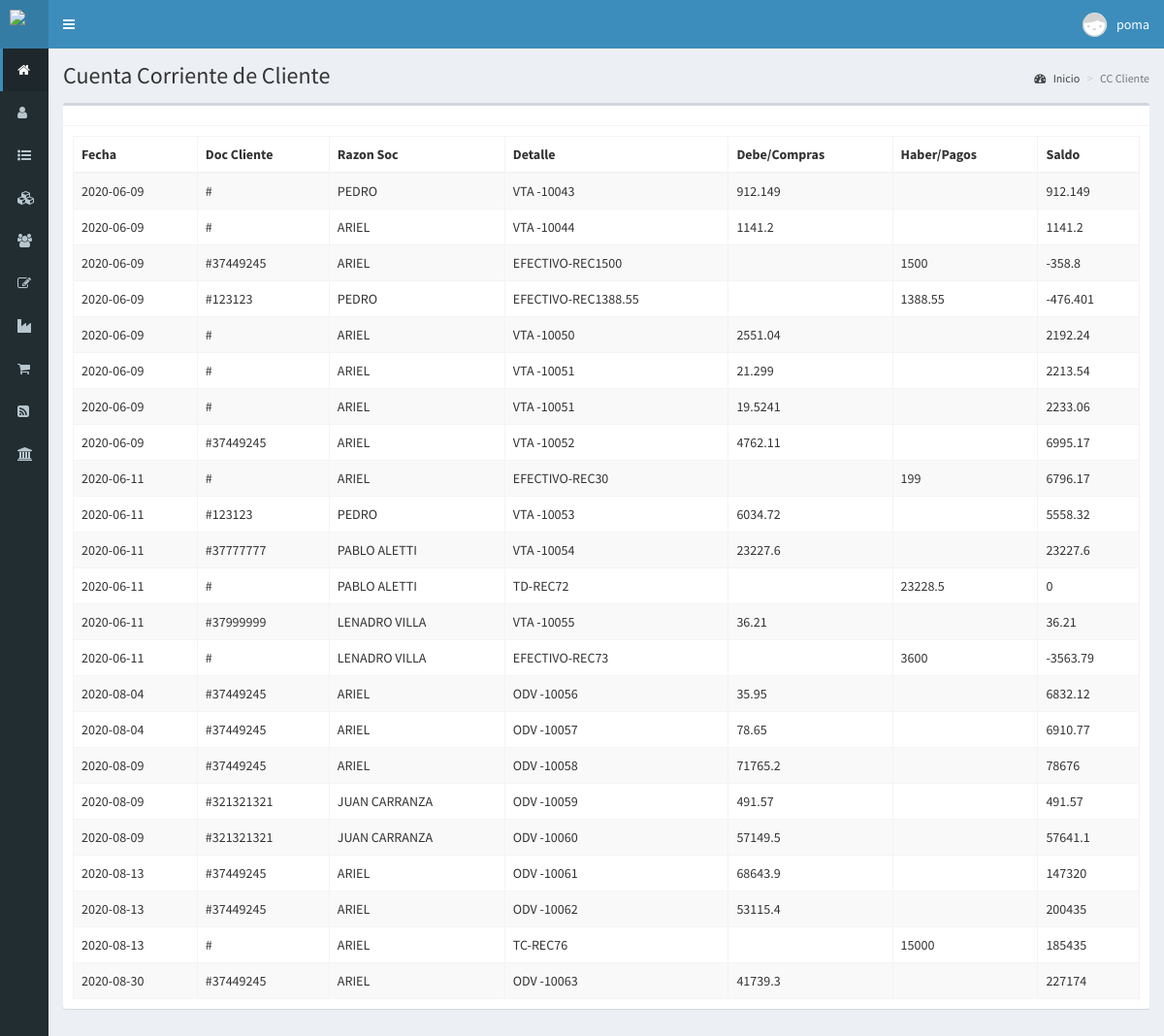
Screenshot of /cc-cliente (signed in) with the database file from the repository.
### tables this page shows
CREATE TABLE IF NOT EXISTS `cccliente` (
  `ccc_id` int(11) NOT NULL AUTO_INCREMENT,
  `ccc_id_cliente` int(11) DEFAULT NULL,
  `ccc_fecha_mov` date DEFAULT NULL,
  `ccc_doc_cliente` bigint(11) DEFAULT NULL,
  `ccc_razonsoc` text NOT NULL,
  `ccc_detalle` text NOT NULL,
  `ccc_debe` float DEFAULT NULL,
  `ccc_haber` float DEFAULT NULL,
  `ccc_saldo` float DEFAULT NULL,
  PRIMARY KEY (`ccc_id`)
);

### controladores/plantilla.controlador.php (called while the page is built)
<?php
class ControladorPlantilla{
	static public function ctrPlantilla(){
		include "vistas/plantilla.php";
	}
}

### index.php (called while the page is built, shortened)
<?php
require_once "controladores/plantilla.controlador.php";
require_once "controladores/cobranzaclientes.controlador.php";
require_once "controladores/cccliente.controlador.php";
require_once "controladores/actmasivo.controlador.php";
require_once "modelos/cccliente.modelo.php";
$plantilla = new ControladorPlantilla();
$plantilla -> ctrPlantilla();

### controladores/cccliente.controlador.php (called while the page is built)
<?php
class ControladorCCCliente{
	static public function ctrMostrarCCCliente($item, $valor){
		$tabla = "cccliente";
		$respuesta = ModeloCCCliente::mdlMostrarCCCliente($tabla, $item, $valor);
		return $respuesta;
	}
}

### modelos/conexion.php (called while the page is built)
<?php
class Conexion{
	static public function conectar(){
		$link = new PDO("mysql:host=localhost;dbname=herrero_test",
			            "poma",
			            "Pomadb1994*");
		$link->exec("set names utf8");
		return $link;
	}
}

### modelos/cccliente.modelo.php (called while the page is built, shortened)
<?php
require_once "conexion.php";
class ModeloCCCliente{
	static public function mdlMostrarCCCliente($tabla, $item, $valor){
		if($item != null){
			$stmt = Conexion::conectar()->prepare("SELECT * FROM $tabla WHERE $item = :$item");
			$stmt -> bindParam(":".$item, $valor, PDO::PARAM_STR);
			$stmt -> execute();
			return $stmt -> fetchAll();
		}else{
			$stmt = Conexion::conectar()->prepare("SELECT * FROM $tabla");
			$stmt -> execute();
			return $stmt -> fetchAll();
		}
	}
}

### vistas/modulos/cc-cliente.php (the view, shortened to what this page needs)
<div class="content-wrapper">
  <section class="content-header">
    <h1>
      Cuenta Corriente de Cliente
    </h1>
    <ol class="breadcrumb">
      <li><a href="inicio"><i class="fa fa-dashboard"></i> Inicio</a></li>
      <li class="active">CC Cliente</li>
    </ol>
  </section>
  <section class="content">
    <div class="box">
      <div class="box-header with-border">
      </div>
      <div class="box-body">
       <table class="table table-bordered table-striped dt-responsive tablas" width="100%">
        <thead>
         <tr>
           <th>Fecha</th>
           <th>Doc Cliente</th>
           <th>Razon Soc</th>
           <th>Detalle</th>
           <th>Debe/Compras</th>
           <th>Haber/Pagos</th>
           <th>Saldo</th>
         </tr>
        </thead>
        <tbody>
        <?php
          $item = null;
          $valor = null;
          $movs = ControladorCCCliente::ctrMostrarCCCliente($item, $valor);
          foreach ($movs as $key => $value) {
            echo ' <tr>
                    <td class="text-uppercase">'.$value["ccc_fecha_mov"].'</td>
                    <td class="text-uppercase">#'.$value["ccc_doc_cliente"].'</td>
                    <td class="text-uppercase">'.$value["ccc_razonsoc"].'</td>
                    <td class="text-uppercase">'.$value["ccc_detalle"].'</td>
                    <td class="text-uppercase">'.$value["ccc_debe"].'</td>
                    <td class="text-uppercase">'.$value["ccc_haber"].'</td>
                    <td class="text-uppercase">'.$value["ccc_saldo"].'</td>
                  </tr>';
          }
        ?>
        </tbody>
       </table>
      </div>
    </div>
  </section>
</div>

### rows the page displays
cccliente: ccc_fecha_mov "2020-06-09", ccc_razonsoc "PEDRO", ccc_detalle "VTA -10043", ccc_debe "912.149", ccc_saldo "912.149"
cccliente: ccc_fecha_mov "2020-06-09", ccc_razonsoc "ARIEL", ccc_detalle "VTA -10044", ccc_debe "1141.2", ccc_saldo "1141.2"
cccliente: ccc_fecha_mov "2020-06-09", ccc_doc_cliente "37449245", ccc_razonsoc "ARIEL", ccc_detalle "EFECTIVO-REC1500", ccc_haber "1500", ccc_saldo "-358.8"
cccliente: ccc_fecha_mov "2020-06-09", ccc_doc_cliente "123123", ccc_razonsoc "PEDRO", ccc_detalle "EFECTIVO-REC1388.55", ccc_haber "1388.55", ccc_saldo "-476.401"
cccliente: ccc_fecha_mov "2020-06-09", ccc_razonsoc "ARIEL", ccc_detalle "VTA -10050", ccc_debe "2551.04", ccc_saldo "2192.24"
cccliente: ccc_fecha_mov "2020-06-09", ccc_razonsoc "ARIEL", ccc_detalle "VTA -10051", ccc_debe "21.299", ccc_saldo "2213.54"
cccliente: ccc_fecha_mov "2020-06-09", ccc_razonsoc "ARIEL", ccc_detalle "VTA -10051", ccc_debe "19.5241", ccc_saldo "2233.06"
cccliente: ccc_fecha_mov "2020-06-09", ccc_doc_cliente "37449245", ccc_razonsoc "ARIEL", ccc_detalle "VTA -10052", ccc_debe "4762.11", ccc_saldo "6995.17"
cccliente: ccc_fecha_mov "2020-06-11", ccc_razonsoc "ARIEL", ccc_detalle "EFECTIVO-REC30", ccc_haber "199", ccc_saldo "6796.17"
cccliente: ccc_fecha_mov "2020-06-11", ccc_doc_cliente "123123", ccc_razonsoc "PEDRO", ccc_detalle "VTA -10053", ccc_debe "6034.72", ccc_saldo "5558.32"
cccliente: ccc_fecha_mov "2020-06-11", ccc_doc_cliente "37777777", ccc_razonsoc "PABLO ALETTI", ccc_detalle "VTA -10054", ccc_debe "23227.6", ccc_saldo "23227.6"
cccliente: ccc_fecha_mov "2020-06-11", ccc_razonsoc "PABLO ALETTI", ccc_detalle "TD-REC72", ccc_haber "23228.5", ccc_saldo "0"
cccliente: ccc_fecha_mov "2020-06-11", ccc_doc_cliente "37999999", ccc_razonsoc "LENADRO VILLA", ccc_detalle "VTA -10055", ccc_debe "36.21", ccc_saldo "36.21"
cccliente: ccc_fecha_mov "2020-06-11", ccc_razonsoc "LENADRO VILLA", ccc_detalle "EFECTIVO-REC73", ccc_haber "3600", ccc_saldo "-3563.79"
cccliente: ccc_fecha_mov "2020-08-04", ccc_doc_cliente "37449245", ccc_razonsoc "ARIEL", ccc_detalle "ODV -10056", ccc_debe "35.95", ccc_saldo "6832.12"
cccliente: ccc_fecha_mov "2020-08-04", ccc_doc_cliente "37449245", ccc_razonsoc "ARIEL", ccc_detalle "ODV -10057", ccc_debe "78.65", ccc_saldo "6910.77"
cccliente: ccc_fecha_mov "2020-08-09", ccc_doc_cliente "37449245", ccc_razonsoc "ARIEL", ccc_detalle "ODV -10058", ccc_debe "71765.2", ccc_saldo "78676"
cccliente: ccc_fecha_mov "2020-08-09", ccc_doc_cliente "321321321", ccc_razonsoc "JUAN CARRANZA", ccc_detalle "ODV -10059", ccc_debe "491.57", ccc_saldo "491.57"
cccliente: ccc_fecha_mov "2020-08-09", ccc_doc_cliente "321321321", ccc_razonsoc "JUAN CARRANZA", ccc_detalle "ODV -10060", ccc_debe "57149.5", ccc_saldo "57641.1"
cccliente: ccc_fecha_mov "2020-08-13", ccc_doc_cliente "37449245", ccc_razonsoc "ARIEL", ccc_detalle "ODV -10061", ccc_debe "68643.9", ccc_saldo "147320"
cccliente: ccc_fecha_mov "2020-08-13", ccc_doc_cliente "37449245", ccc_razonsoc "ARIEL", ccc_detalle "ODV -10062", ccc_debe "53115.4", ccc_saldo "200435"
cccliente: ccc_fecha_mov "2020-08-13", ccc_razonsoc "ARIEL", ccc_detalle "TC-REC76", ccc_haber "15000", ccc_saldo "185435"
cccliente: ccc_fecha_mov "2020-08-30", ccc_doc_cliente "37449245", ccc_razonsoc "ARIEL", ccc_detalle "ODV -10063", ccc_debe "41739.3", ccc_saldo "227174"

### other values shown
$_SESSION["nombre"] "poma"
